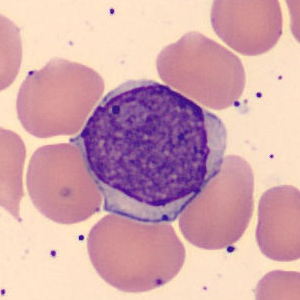
#> input picture Dataset 2/001.bmp, 300 x 300 px; its folder holds only this picture in this run
$ python Project.py   (older library calls are emulated)
#> lines starting #> are read from the running program, lines starting #| are printed output that depends on the picture; after the words box and inside, x2 and y2 are one past the last pixel; in counts of white or black regions, pixels touching at a corner belong together
# -*- coding: utf-8 -*-
"""
Created on Wed Apr 17 13:05:51 2024

@author: jla
"""


import os
import matplotlib.pyplot as plt
import numpy as np
from scipy import ndimage
from scipy import interpolate
from scipy import signal
from skimage import morphology
from skimage import filters
from skimage import measure
from skimage.segmentation import mark_boundaries
from skimage.util import img_as_float
from sklearn.cluster import KMeans
from skimage import io, segmentation, color
from skimage import io, color, filters, segmentation, morphology, measure
from scipy import ndimage as ndi

# %%
# =============================================================================
# Retrieval of images
# =============================================================================


cwd = os.getcwd()
folder_images = "Dataset 2"
folder_image_path = os.path.join(cwd, folder_images)


def load_images_from_folder(folder):
#> called with folder = 'Dataset 2'
    images = {}
    for filename in os.listdir(folder):
        path = os.path.join(folder, filename)
        if os.path.isfile(path):
            image = plt.imread(path)
#> image is the input picture: shape (300, 300, 3); mean R, G, B 210.4, 165.9, 172.4
            if image is not None:
                images[filename] = image
    return images


images = load_images_from_folder(folder_image_path)
#> images = 1 item

im_001 = images["001.bmp"]


plt.imshow(im_001)
plt.show()

plt.imshow(im_001[:, :, 2])
plt.axis("off")
plt.show()


def images_to_gray_scale(ims):
    images_gray = {}
    i = 1
    for filename, image in ims.items():
        if i % 2 != 0:
            im_g = images[filename][:, :, 0]
            images_gray[filename] = im_g / im_g.max()
        i = i + 1
#> this loop made 1 pass
#> (filename, i) on pass 1: ('001.bmp', 2)
#> after the loop, i = 2; images_gray = 1 item
    return images_gray


images_gray = images_to_gray_scale(images)
#> images_gray = 1 item


im_001_gray = images_gray["001.bmp"]
plt.imshow(im_001_gray, cmap="gray")
plt.axis("off")
plt.show()


# %%
# =============================================================================
# Threshold estimation for nucleus segmentation
# =============================================================================

maxIm = im_001_gray.max()
#> maxIm = 1
minIm = im_001_gray.min()
#> minIm = 0.196


n1 = np.linspace(1, 100, 100)
n2 = 3
n2_2 = minIm * n1 / maxIm
#> n2_2 = 100 values from 0.196 to 19.61
n2_3 = minIm / (1 - maxIm/n1)

sensN1 = (maxIm) / (maxIm + minIm * n1/n2_3)
#> sensN1 = 100 values, max 1 at index 0, min 0.01 at index 99, mean 0.0519

plt.plot(n1[0:10], -sensN1[0:10])
plt.xlabel("n1")
plt.ylabel("Υn1")
plt.title("Sensivity for image 1")
plt.show()

for n in images_gray:
    im = images_gray[n]

    maxIm = im.max()
    minIm = im.min()
    print(maxIm, minIm, "\n")

    n1 = np.linspace(1, 100, 100)
    #n2 = 3
    #n2_2 = minIm * n1 / maxIm
    n2 = minIm / (1 - maxIm/n1)

    sensN1 = (maxIm) / (maxIm + minIm * n1/n2)

    plt.plot(n1[0:10], -sensN1[0:10])
#> this loop made 1 pass
#> (n, maxIm, minIm) on pass 1: ('001.bmp', 1, 0.196)
#> (printed output is left out)

plt.xlabel("n1")
plt.ylabel("Υn1")
plt.show()


for n in images_gray:
    im = images_gray[n]

    maxIm = im.max()
    minIm = im.min()

    n2 = np.linspace(1, 100, 100)
    #n2 = 3
    #n2_2 = minIm * n1 / maxIm
    n1 = maxIm / (1 - minIm/n2)

    sensN2 = (minIm) / (minIm + maxIm * n2/n1)

    plt.plot(n2[0:10], -sensN2[0:10])

plt.xlabel("n2")
plt.ylabel("Υn2")
plt.show()

n1 = 2
n2 = 4


def Tnco_images(ims):
    thresholds = {}
    for filename, image in ims.items():
        th = image.max()/n1 + image.min()/n2
        thresholds[filename] = np.round(th, 3)
#> this loop made 1 pass
#> (filename, th) on pass 1: ('001.bmp', 0.549)
#> after the loop, thresholds = {'001.bmp': 0.549}
    return thresholds


Tncos = Tnco_images(images_gray)
#> Tncos = {'001.bmp': 0.549}

# %%

# =============================================================================
# Approximating threshold ε˜t
# =============================================================================


def histogram_image(image, plot=True):
#> called with plot = True
    hist = ndimage.histogram(image, 0, 1, 255)
#> hist = 255 values, max 13446 at index 254, min 0 at index 0, mean 352.9
    bins = np.linspace(0, 1, 255)
    if plot:
        plt.plot(bins, hist)
        plt.title('Histogram')
        plt.xlabel('Pixel Value')
        plt.ylabel('Frequency')

        plt.tight_layout()
        plt.show()

    return hist


histogram_image(images_gray["001.bmp"])


def histogram_image_zoomed(image, plot=True):
#> called with plot = True
    size = 255
#> size = 255
    hist = ndimage.histogram(image, 0, 1, size)
    bins = np.linspace(0, 1, size)
    if plot:
        plt.plot(bins[0:np.uint8(size*0.5)], hist[0:np.uint8(size*0.5)])
        plt.title('Histogram zoomed')
        plt.xlabel('Pixel Value')
        plt.ylabel('Frequency')

        plt.tight_layout()
        plt.show()

    return hist


histogram_image_zoomed(images_gray["001.bmp"])


# [61 lines of commented-out code are left out]

def histogram_image_zoomed_bspline2(image, degree, s, plot=True):
    size = 256
    hist = ndimage.histogram(image, 0, 1, size)
    bins = np.linspace(0, 1, size)

    t, c, k = interpolate.splrep(bins, hist, k=degree, s = s)
    spline = interpolate.BSpline(t, c, k, extrapolate=True)
    spline_values = spline(bins)

    index1 = np.argmax(spline_values > 1)
    index2 = np.uint8(256/2)

    idxc = np.argmax(spline_values[index1:index2])
    maxima = bins[idxc + index1]

    not_finished = True
    while not_finished:
        idxc1 = np.argmin(spline_values[(idxc + index1):index2])
        minima = bins[idxc1 + idxc + index1]
        if idxc1 == (len(spline_values[idxc:index2]) -1):
            #print("In")
            index2 = index2 + 10
        else:
            not_finished = False

    if plot:
        plt.plot(bins[index1:index2+20], hist[index1:index2+20], color="blue", label="Histogram")
        plt.plot(bins[index1:index2+20], spline_values[index1:index2+20], color="red", label='B-spline Approximation')
        plt.axvline(x=maxima, color='green', linestyle='--', label='Max value')
        plt.axvline(x=minima, color='blue', linestyle='--', label='Min value')
        plt.show()

    return maxima, minima


#%%
local_extremes = {}
for filename, image in images_gray.items():
    xc, xc1 = histogram_image_zoomed_bspline2(images_gray[filename], 2, 45000, plot = False)
    local_extremes[filename] = (xc, xc1)
#> this loop made 1 pass
#> (filename, size in histogram_image_zoomed_bspline2, k in histogram_image_zoomed_bspline2, index1 in histogram_image_zoomed_bspline2, idxc in histogram_image_zoomed_bspline2, maxima in histogram_image_zoomed_bspline2) on pass 1: ('001.bmp', 256, 2, 0, 113, 0.443)
#> after the loop, local_extremes = {'001.bmp': (0.443, 0.62)}

#%%

keys_to_keep = ['001.bmp', '002.bmp', '003.bmp', '004.bmp', '005.bmp', '006.bmp', '007.bmp', '008.bmp', '009.bmp', '010.bmp']

#keys_to_keep = ["007.bmp"]

first_10_images = {key: images_gray[key] for key in keys_to_keep if key in images_gray}
#> first_10_images = 1 item


keys_to_keep = ['090.bmp', '091.bmp', '092.bmp', '093.bmp', '094.bmp', '095.bmp', '096.bmp', '097.bmp', '098.bmp', '099.bmp']

#keys_to_keep = ["007.bmp"]

last_10_images = {key: images_gray[key] for key in keys_to_keep if key in images_gray}
#> last_10_images = 0 items


#%% conditions for et
Ers_final = []

for filename, image in images_gray.items():
    Tnco_i = Tncos[filename]
    max_local_i = local_extremes[filename][0]
    min_local_i = local_extremes[filename][1]

    print("Tnco:", Tnco_i, ", Min:", round(min_local_i,3), ", Max: ", round(max_local_i,3))

    diff = np.abs(Tnco_i - min_local_i)
    print("Diff: ", round(diff,3))

    Ers = np.linspace(0.12, 0.18, 5)
    #Ers_final = []

    for Er in Ers:

        if max_local_i < Tnco_i:
            th = Tnco_i
        if (np.abs(Tnco_i) - min_local_i) < Er:
            th = (Tnco_i + min_local_i)/2

        if (np.abs(Tnco_i) - min_local_i) > Er:
            Er_final = Er
            print("Er computation")
            if Tnco_i > min_local_i:
                th = ((Tnco_i + min_local_i + Er)/2)
            else:
                th = ((Tnco_i + min_local_i - Er)/2)
            Ers_final.append(Er_final)


        w = image.shape[0]
        h = image.shape[1]
        im_new = image.copy()
        for y in range(h):
            for x in range(w):
                pix = image[x,y]
                if pix < th:
                    i = image.min()
                else:
                    i = pix

                im_new[x,y] = i


        plt.imshow(im_new, cmap = "gray")
        plt.title("Image: " + str(filename) +  " Er:"  + str(round(Er,3)))
        plt.axis("off")
        plt.show()
#> this loop made 1 pass
#> (filename, Tnco_i, max_local_i, min_local_i, diff, Ers) on pass 1: ('001.bmp', 0.549, 0.443, 0.62, 0.0706, [0.12, 0.135, 0.15, 0.165, 0.18])
#> (printed output is left out)
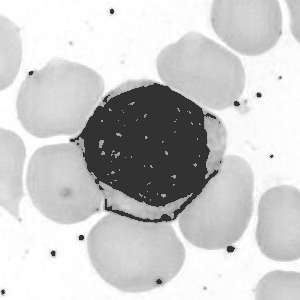
#> im_new: shape (300, 300) float64; min 0.196, max 1, mean 0.791
#> after the loop, Ers_final = []


print(Ers_final)

mean_ers_final = np.mean(Ers_final)
#> mean_ers_final = nan

print("Mean value fo all Er parameters used:", mean_ers_final)
#| Mean value fo all Er parameters used: nan
#%%

def compute_thresholded_nucleus(images_set):
    th_images = {}
    for filename, image in images_set.items():
        Tnco_i = Tncos[filename]
        max_local_i = local_extremes[filename][0]
        min_local_i = local_extremes[filename][1]

        print("Tnco:", Tnco_i, ", Min:", round(min_local_i,3), ", Max: ", round(max_local_i,3))

        diff = np.abs(Tnco_i - min_local_i)
        print("Diff: ", round(diff,3))


        Er = mean_ers_final

        if max_local_i < Tnco_i:
            th = Tnco_i
        if (np.abs(Tnco_i) - min_local_i) < Er:
            th = (Tnco_i + min_local_i)/2

        if (np.abs(Tnco_i) - min_local_i) > Er:

            if Tnco_i > min_local_i:
                th = ((Tnco_i + min_local_i + Er)/2)
            else:
                th = ((Tnco_i + min_local_i - Er)/2)


        w = image.shape[0]
        h = image.shape[1]
        im_new = image.copy()
        for y in range(h):
            for x in range(w):
                pix = image[x,y]
                if pix < th:
                    i = image.min()
                else:
                    i = 1

                im_new[x,y] = i

        black_mask = (im_new == image.min())
        filled_black_regions = ndimage.binary_fill_holes(black_mask)
        im_filled = np.where(filled_black_regions, image.min(), im_new)


        # [16 lines of commented-out code are left out]

        inverted_image = im_filled.max() - im_filled
        labeled_image, num_features = ndimage.label(inverted_image)
        sizes = ndimage.sum(inverted_image, labeled_image, range(1, num_features + 1))
        sorted_indices = np.argsort(sizes)[::-1]
        top_indices = sorted_indices[:2]
        filtered_image = np.zeros_like(im_filled)
        for idx in top_indices:
            filtered_image[labeled_image == idx + 1] = 1
        result_image = im_filled.max() - filtered_image

        threshold_size = sizes[top_indices[-1]] * 0.5
        filtered_indices = [idx for idx in top_indices if sizes[idx] >= threshold_size]
        filtered_image2 = np.zeros_like(im_filled)
        for idx in filtered_indices:
            filtered_image2[labeled_image == idx + 1] = 1
        result_image2 = im_filled.max() - filtered_image2


        # [4 lines of commented-out code are left out]

        plt.subplot(121)
        plt.imshow(image, cmap = "gray")
        plt.title("Image: " + str(filename))
        plt.axis("off")
        plt.subplot(122)
        plt.imshow(result_image, cmap = "gray")
        plt.title("Image: " + str(filename))
        plt.axis("off")

        plt.show()


        # [4 lines of commented-out code are left out]

        th_images[filename] = im_filled
#> this loop made 1 pass
#> (filename, Tnco_i, max_local_i, min_local_i, diff, Er, th, w) on pass 1: ('001.bmp', 0.549, 0.443, 0.62, 0.0706, nan, 0.549, 300)
#> (printed output is left out)
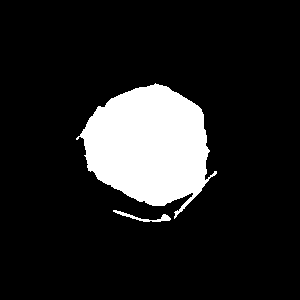
#> filtered_image: shape (300, 300) float64; values 0 (black) and 1 (white), 13.4% white; 2 white regions, box (x1, y1, x2, y2) and area: (76, 83, 217, 219) 11866, (113, 210, 171, 222) 187
#> im_new: shape (300, 300) float64; values 0.196 (black) and 1 (white), 87.3% white; 18 black regions (13 under 20 px), largest, box (x1, y1, x2, y2) and area: (76, 83, 217, 219) 10969, (113, 210, 171, 222) 187, (227, 246, 235, 252) 35, (105, 200, 111, 210) 24, (79, 235, 84, 240) 20
#> after the loop, th_images = 1 item

    return th_images


th_nucleus_all = compute_thresholded_nucleus(images_gray)
#> th_nucleus_all = 1 item


#%% Threshold estimation for WBC segmentation


for filename, image in first_10_images.items():

    print(filename)
    Tnco_i = Tncos[filename]
    al = image.min()
    au = image.max()/3
    n = 5

    th = (image.max() + Tnco_i)/2
    ers = np.linspace(al, au, n)
    Twbcs = th + ers
    ims_th_wbc = []
    for Twbc in Twbcs:
        print(Twbc)
        w = image.shape[0]
        h = image.shape[1]
        im_new = image.copy()
        for y in range(h):
            for x in range(w):
                pix = image[x,y]
                if pix < Twbc:
                    i = Twbc
                else:
                    i = pix

                im_new[x,y] = i

        ims_th_wbc.append(im_new)

    ims_mean_th_wbc = sum(ims_th_wbc) / n
    threshold_value = filters.threshold_otsu(ims_mean_th_wbc)
    binary_image = ims_mean_th_wbc > threshold_value
    float_image = binary_image.astype(float)

    inverted_image = float_image.max() - float_image
    labeled_image, num_features = ndimage.label(inverted_image)
    sizes = ndimage.sum(inverted_image, labeled_image, range(1, num_features + 1))
    sorted_indices = np.argsort(sizes)[::-1]
    top_indices = sorted_indices[:1]
    filtered_image = np.zeros_like(float_image)
    for idx in top_indices:
        filtered_image[labeled_image == idx + 1] = 1
    result_image = float_image.max() - filtered_image

    black_mask = (result_image == 0)
    filled_black_regions = ndimage.binary_fill_holes(black_mask)
    im_filled = np.where(filled_black_regions, image.min(), result_image)


    plt.imshow(im_filled, cmap="gray")
    plt.title("Result Image mean Th WBC: " + str(filename))
    plt.axis("off")
    plt.show()
#> this loop made 1 pass
#> (filename, Tnco_i, al, au, n, th, ers, Twbcs) on pass 1: ('001.bmp', 0.549, 0.196, 0.333, 5, 0.774, [0.196, 0.23, 0.265, 0.299, 0.333], [0.971, 1, 1.04, 1.07, 1.11])
#> (printed output is left out)
#> black_mask: shape (300, 300) bool; 62.7% white; 106 black regions (90 under 20 px), largest, box (x1, y1, x2, y2) and area: (0, 0, 225, 164) 14341, (0, 197, 300, 300) 13631, (242, 41, 300, 189) 4906
#> filled_black_regions: shape (300, 300) bool; 63.6% white; 6 black regions (2 under 20 px), largest, box (x1, y1, x2, y2) and area: (0, 0, 225, 164) 14328, (0, 197, 300, 300) 13618, (242, 41, 300, 189) 4724, (279, 0, 289, 29) 107
#> im_new: shape (300, 300) float64; every value is 1.11


#%%


def compute_threshold_wbc(images_set):

    th_images = {}
    for filename, image in images_set.items():

        print(filename,"\n################################\n")
        Tnco_i = Tncos[filename]
        al = image.min()
        au = image.max()/3
        n = 5
        # if al > 0.2:
        #     al = al - al/4

        print("Max: ",image.max())
        print("Tnco: ",Tnco_i)
        print("al: ", al)
        print("au: ", au)

        th = (image.max() + Tnco_i)/2

        print("th: ", th)
        ers = np.linspace(al, au, n)
        print("ers: ",ers)
        Twbcs = th + ers
        ims_th_wbc = []
        for Twbc in Twbcs:
            print(Twbc)
            w = image.shape[0]
            h = image.shape[1]
            im_new = image.copy()
            for y in range(h):
                for x in range(w):
                    pix = image[x,y]
                    if pix < Twbc:
                        i = Twbc
                    else:
                        i = 1

                    im_new[x,y] = i

            ims_th_wbc.append(im_new)

        ims_mean_th_wbc = sum(ims_th_wbc) / n

        print("\n\n\n")

        threshold_value = filters.threshold_otsu(ims_mean_th_wbc)
        binary_image = ims_mean_th_wbc > threshold_value
        float_image = binary_image.astype(float)

        w = float_image.shape[0]
        h = float_image.shape[1]
        im_binary_otsu = float_image.copy()
        for y in range(h):
            for x in range(w):
                pix = float_image[x,y]
                if pix > 0.6:
                    i = 1
                else:
                    i = 0

                im_new[x,y] = i

        inverted_image = float_image.max() - float_image
        labeled_image, num_features = ndimage.label(inverted_image)
        sizes = ndimage.sum(inverted_image, labeled_image, range(1, num_features + 1))
        sorted_indices = np.argsort(sizes)[::-1]
        top_indices = sorted_indices[:1]
        filtered_image = np.zeros_like(float_image)
        for idx in top_indices:
            filtered_image[labeled_image == idx + 1] = 1
        result_image = float_image.max() - filtered_image

        black_mask = (result_image == 0)
        filled_black_regions = ndimage.binary_fill_holes(black_mask)
        im_filled = np.where(filled_black_regions, image.min(), result_image)

        black_mask = (float_image == 0)
        filled_black_regions = ndimage.binary_fill_holes(black_mask)
        im_filled2 = np.where(filled_black_regions, image.min(), float_image)


        # [4 lines of commented-out code are left out]


        plt.subplot(221)
        plt.imshow(image, cmap = "gray")
        plt.title("Image: " + str(filename))
        plt.axis("off")
        plt.subplot(222)
        plt.imshow(im_filled2, cmap = "gray")
        plt.title("WBC just fillED")
        plt.axis("off")
        plt.subplot(223)
        plt.imshow(im_filled, cmap = "gray")
        plt.title("WBC processed")
        plt.axis("off")
        plt.subplot(224)
        plt.imshow(ims_mean_th_wbc, cmap = "gray")
        plt.title("WBC mean otsu ")
        plt.axis("off")

        plt.show()

        th_images[filename] = im_filled
#> this loop made 1 pass
#> (printed output is left out)
#> black_mask: shape (300, 300) bool; 63.1% white; 26 black regions (21 under 20 px), largest, box (x1, y1, x2, y2) and area: (0, 0, 227, 182) 13162, (0, 196, 300, 300) 12625, (219, 31, 300, 196) 7185, (279, 0, 289, 33) 150, (172, 223, 186, 246) 68
#> filled_black_regions: shape (300, 300) bool; 63.2% white; 5 black regions (1 under 20 px), largest, box (x1, y1, x2, y2) and area: (0, 0, 226, 182) 13159, (0, 196, 300, 300) 12618, (219, 34, 300, 196) 7161, (279, 0, 289, 33) 150
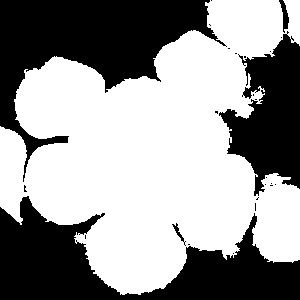
#> filtered_image: shape (300, 300) float64; values 0 (black) and 1 (white), 59% white; 26 black regions (21 under 20 px), largest, box (x1, y1, x2, y2) and area: (0, 0, 227, 182) 14798, (0, 196, 300, 300) 14294, (219, 31, 300, 196) 7550, (279, 0, 289, 33) 150, (172, 223, 186, 246) 68
#> after the loop, th_images = 1 item


    return th_images


th_wbc_all = compute_threshold_wbc(images_gray)
#> th_wbc_all = 1 item


#%%
from scipy.signal import argrelextrema


def histogram_image_zoomed2(image, plot=True):
    size = 255
    hist = ndimage.histogram(image, 0, 1, size)
    bins = np.linspace(0, 1, size)
    if plot:
        plt.plot(bins[np.uint8(size*0.5):size], hist[np.uint8(size*0.5):size])
        plt.title('Histogram zoomed '+ str(filename))
        plt.xlabel('Pixel Value')
        plt.ylabel('Frequency')

        plt.tight_layout()
        plt.show()

    return hist


for filename, image in images_gray.items():

    hist = histogram_image_zoomed2(image, plot = True)


    local_maxima_indices = argrelextrema(hist, np.greater)[0]

    # Sort the indices based on their corresponding intensity values
    sorted_indices = sorted(local_maxima_indices, key=lambda x: hist[x], reverse=True)

    # Get the indices of the two greatest local maxima
    greatest_maxima_indices = sorted_indices[:2]

    # Scale the indices to the range of 0-1
    scaled_indices = [idx / 255 for idx in greatest_maxima_indices]

    # Compute the mean index of the two greatest maxima, scaled to 0-1
    mean_index_of_greatest_maxima = np.mean(scaled_indices)

    second_maxima_index = sorted_indices[1]
    # Scale the index of the second greatest maxima to the range of 0-1
    scaled_second_maxima_index = second_maxima_index / 255

    # Compute the mean index of the second greatest maxima and 0.5, scaled to 0-1
    mean_index_of_second_maxima_and_half = np.mean([scaled_second_maxima_index, 0.5])

    print("Mean index of the second greatest maxima and 0.5 (scaled to 0-1):", mean_index_of_second_maxima_and_half)

    print("Mean index of the two greatest maxima (scaled to 0-1):", mean_index_of_greatest_maxima)


    w = image.shape[0]
    h = image.shape[1]
    im_new = image.copy()
    for y in range(h):
        for x in range(w):
            pix = image[x,y]
            if pix < mean_index_of_greatest_maxima:
                i = 0
            else:
                i = 1
            im_new[x,y] = i


    plt.subplot(121)
    plt.imshow(image, cmap = "gray")
    plt.title("Image: " + str(filename))
    plt.axis("off")
    plt.subplot(122)
    plt.imshow(im_new, cmap = "gray")
    plt.title("WBC just fillED")
    plt.axis("off")
    plt.show()
#> this loop made 1 pass
#> (filename, size in histogram_image_zoomed2, greatest_maxima_indices, scaled_indices, mean_index_of_greatest_maxima, second_maxima_index, scaled_second_maxima_index, mean_index_of_second_maxima_and_half) on pass 1: ('001.bmp', 255, [206, 203], [0.808, 0.796], 0.802, 203, 0.796, 0.648)
#> (printed output is left out)
#> pass 1, in histogram_image_zoomed2, `plt.show()`:
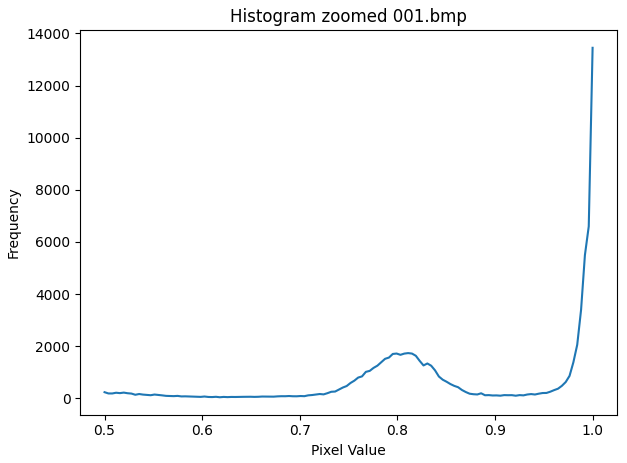
#> figure drawn by matplotlib, 1 panel; curve peaks at x = 1, y = 13446
#> after the loop:
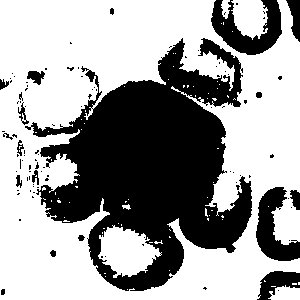
#> im_new: shape (300, 300) float64; values 0 (black) and 1 (white), 62% white; 101 black regions (83 under 20 px), largest, box (x1, y1, x2, y2) and area: (25, 38, 252, 291) 28440, (211, 0, 282, 55) 1948, (256, 187, 300, 261) 1657


  # %%
seg_cytoplasm_dict={}
for filename, image in th_wbc_all.items():

    M,N = image.shape
    im_new = image.copy()
    for x in range(0,M):
        for y in range(0,N):
            if th_nucleus_all[filename][x,y] !=1:
                im_new[x,y] = 0.7
    seg_cytoplasm_dict[filename]=im_new
    plt.imshow(im_new, cmap = "gray")
    plt.show()
#> this loop made 1 pass
#> (filename, M, N) on pass 1: ('001.bmp', 300, 300)
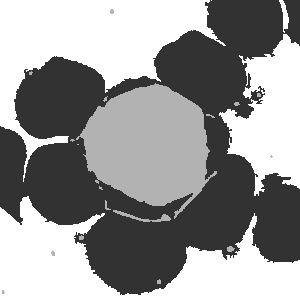
#> im_new: shape (300, 300) float64; min 0.196, max 1, mean 0.593
#> after the loop, seg_cytoplasm_dict = 1 item
# %% Apply SLIC and try to obtain something
from skimage import img_as_float, filters, morphology
from skimage.segmentation import slic, mark_boundaries
from skimage.color import label2rgb
import matplotlib.pyplot as plt
import numpy as np
from sklearn.cluster import KMeans
n_segments= 100
compactness=100
min_size = 1000
for filename, image in seg_cytoplasm_dict.items():
    image = img_as_float(image)
    image_smoothed = filters.gaussian(image, sigma=1)
#> (the run stopped early here; a loop or call above may not have finished)
